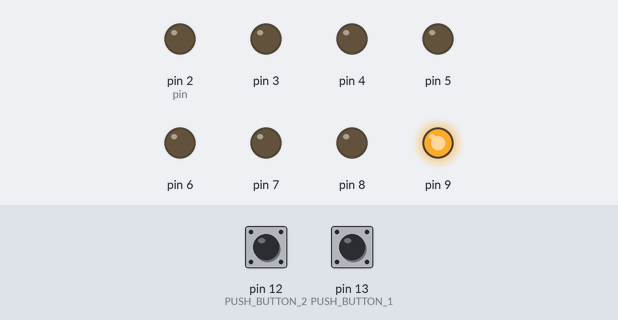
The sketch below on a simulated Arduino Uno, built with avr-gcc and run on an emulated ATmega328P. On the bench: output pins drawn as LEDs (lit = HIGH). The inputs (shaded band) are chosen by the test bench; at power-on: pin 12 (PUSH_BUTTON_2) LOW, pin 13 (PUSH_BUTTON_1) LOW.

Above: at 1.2 s.
1.3 s: pin 12 (PUSH_BUTTON_2) pulled HIGH for 0.15 s
At 3.1 s:
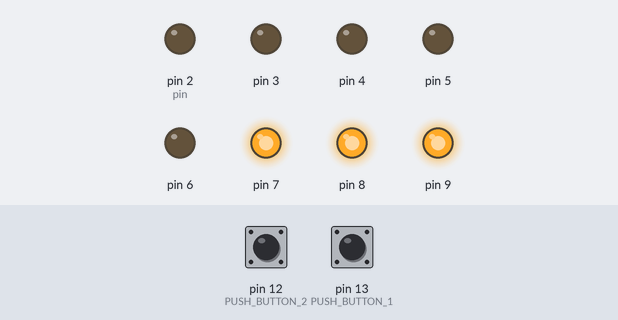
At 6.1 s:
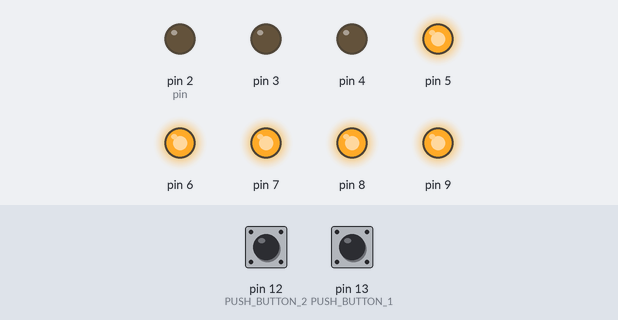
10.4 s: pin 13 (PUSH_BUTTON_1) pulled HIGH for 1 s
At 22.3 s:
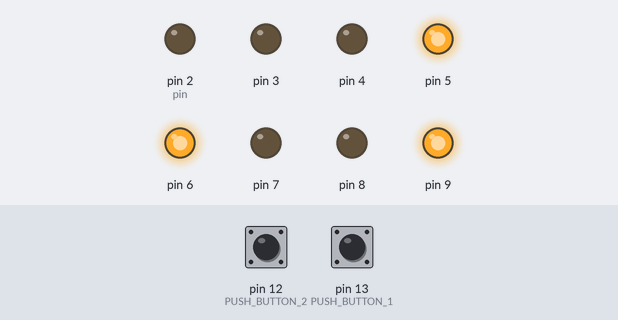
Timing chart, 0 to 22.8 s (numbered marks = the images above; inputs shaded):
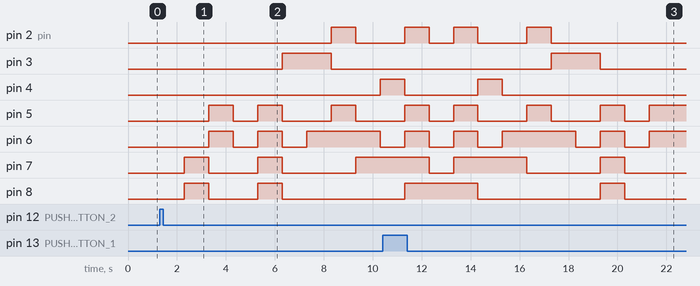

Measured:
- after the input at 1.3 s, pin 2 (pin): LOW → HIGH after 7.0 s, → LOW 1.0 s later; pin 3: LOW → HIGH after 5.0 s, → LOW 2.0 s later
- after the input at 10.4 s, pin 3: LOW → HIGH after 6.9 s, → LOW 2.0 s later; pin 7: goes LOW 1.0 s, HIGH 3.0 s, LOW 3.0 s, HIGH 1.0 s, then LOW, starting after 1.9 s

The sketch:

20190408_2.ino
```cpp
#define DELAY_TIME 500

#define PUSH_BUTTON_1 13
#define PUSH_BUTTON_2 12
byte digits[10][7] = {
  {0,0,0,0,0,0,1},
  {1,0,0,1,1,1,1},
  {0,0,1,0,0,1,0},
  {0,0,0,0,1,1,0},
  {1,0,0,1,1,0,0},
  {0,1,0,0,1,0,0},
  {0,1,0,0,0,0,0},
  {0,0,0,1,1,1,1},
  {0,0,0,0,0,0,0},
  {0,0,0,1,1,0,0}
};

void setup() {
  for(int i =2;i<10;i++){
     pinMode(i, OUTPUT);
  }
   digitalWrite(9, HIGH);

   pinMode(PUSH_BUTTON_1, INPUT);
   pinMode(PUSH_BUTTON_2, INPUT);
}

void loop() {
  if(digitalRead(PUSH_BUTTON_1) == HIGH){
    for(int i =0; i<10; i++){
      delay(1000);
      displayDigit(i);
    }
  }

   if(digitalRead(PUSH_BUTTON_2) == HIGH){
    for(int i =10; i>0; i--){
      delay(1000);
      displayDigit(i);
    }
  }
}

void displayDigit(int num){
  int pin =2;
  for(int i = 0 ;i<7;i++){
    digitalWrite(pin+i, digits[num][i]);
  }
}
```
